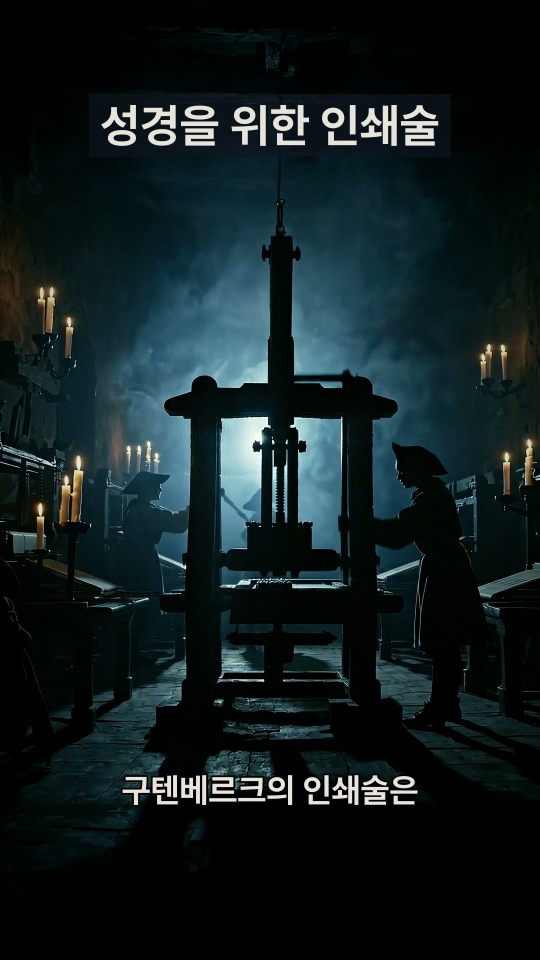
#> input picture episodes/EP007/thumbnail.jpg, 1080 x 1920 px (shown at 1/2 size)
$ python -i make_thumbnail.py   (imports and definitions only)
#> lines starting #> are read from the running program, lines starting #| are printed output that depends on the picture
#> further down, picture is the input picture: PIL image 1080x1920 RGB; mean R, G, B 18, 30.1, 32.1
#!/usr/bin/env python3
"""
make_thumbnail.py — 쇼츠 전용 썸네일 제작기

최종 영상에서 프레임을 뽑으면 번인 자막과 훅 카드가 같이 딸려 온다.
썸네일은 원본 클립(assets/clips, assets/images)에서 깨끗한 프레임을 뽑아
전용 레이아웃을 새로 얹는다.

권원은 scenes.json 의 package.thumbnail 이다:

    "package": {
      "thumbnail": {
        "source": "V01",             # 샷 id. 없으면 thumbnail_scene 이 쓰는 샷
        "t": 5.5,                    # 클립 내 초. 없으면 thumbnail_time
        "lines": ["60만 대군이", "겨울 전에 사라졌다"],   # 최대 2줄
        "accent": "겨울 전에",        # lines 안의 부분 문자열 하나만 빨강
        "kicker": "보급선의 수학"     # 상단 작은 라벨. 생략 가능
      }
    }

사용:
    python scripts/make_thumbnail.py EP011
    python scripts/make_thumbnail.py EP011 --contact          # 후보 프레임 9장
    python scripts/make_thumbnail.py EP011 --t 6.2 --lines "60만 대군이" "겨울 전에 사라졌다"
"""
from __future__ import annotations

import argparse
import json
import shutil
import subprocess
import sys
import tempfile
from pathlib import Path

from PIL import Image, ImageDraw, ImageEnhance, ImageFilter, ImageFont

ROOT = Path(__file__).resolve().parents[1]

W, H = 1080, 1920

# 바이블 §1. 어두운 사진 위에 얹히므로 ACCENT 는 한 단계 밝은 값을 쓴다.
INK_LIGHT = (240, 237, 230)
ACCENT_HI = (232, 68, 52)
KICKER_INK = (196, 188, 174)
SHADOW = (6, 9, 15)

# 쇼츠 그리드·검색 카드에서 하단 26% 는 제목/조회수 오버레이가 덮는다.
# 읽혀야 하는 것은 전부 그 위에 둔다.
TEXT_TOP = 250
TEXT_MAX_W = 940
DEAD_BOTTOM = int(H * 0.26)

_FONT_DIRS = [
    Path.home() / "AppData/Local/Microsoft/Windows/Fonts",
    Path("C:/Windows/Fonts"),
]
_FONT_NAMES = [
    "Pretendard-Black.otf",
    "Pretendard-ExtraBold.otf",
    "NanumGothicExtraBold.otf",
    "malgunbd.ttf",
]


# [79 lines left out: functions find_font, find_ffmpeg, resolve_source, grab, _paste_mask, _vgrad, not called in this run]


def grade(im: Image.Image) -> Image.Image:
    """피드에서 형태가 보이도록 대비·채도를 올린다.

    본편은 딥 네이비 저채도가 규칙이지만 썸네일은 200px 폭 그리드에서
    경쟁한다. 원본 그대로 두면 회색 사각형으로 뭉갠다.
    """
    im = ImageEnhance.Contrast(im).enhance(1.22)
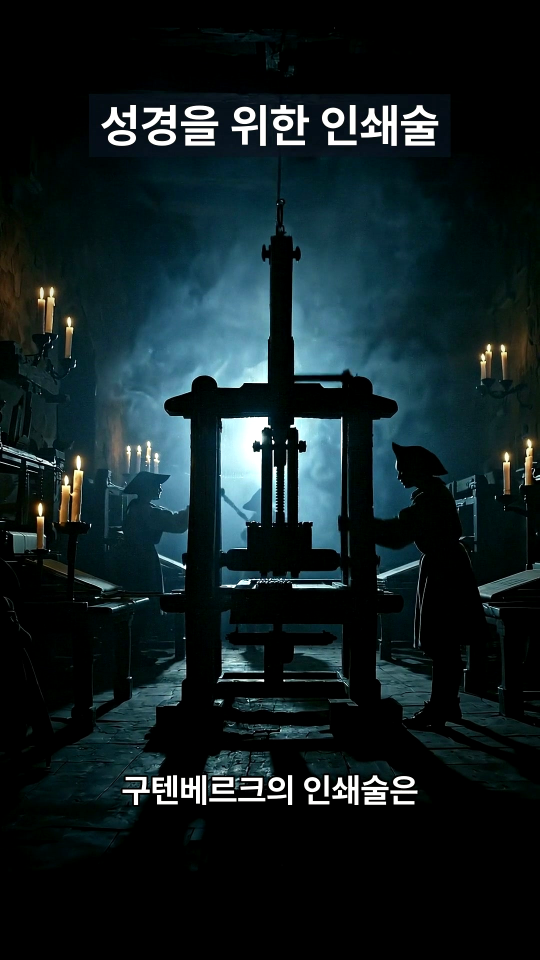
#> im: PIL image 1080x1920 RGB (shown at 1/2 size); mean R, G, B 18.5, 31.9, 34.7
    im = ImageEnhance.Color(im).enhance(1.30)
    im = ImageEnhance.Brightness(im).enhance(1.10)
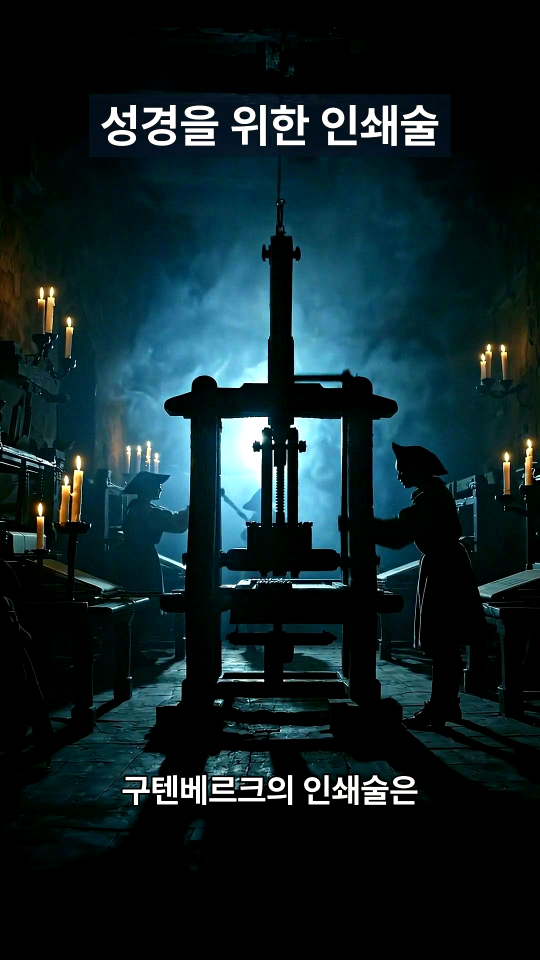
#> im: PIL image 1080x1920 RGB (shown at 1/2 size); mean R, G, B 17, 35.1, 39.2
    # 약한 언샵 — 축소됐을 때 실루엣 윤곽을 살린다
    return im.filter(ImageFilter.UnsharpMask(radius=3, percent=55, threshold=3))


# [11 lines left out: functions scrim, vignette, not called in this run]


# ------------------------------------------------------------------
# 텍스트
# ------------------------------------------------------------------
def _w(font: ImageFont.FreeTypeFont, s: str) -> int:
    b = font.getbbox(s)
    return b[2] - b[0]


# [157 lines left out: functions fit_font, draw_line, compose, auto_lines, contact_sheet, build and 1 more, not called in this run]


# [2 lines not run here, left out]

>>> from PIL import Image
>>> picture = Image.open('../episodes/EP007/thumbnail.jpg')
>>> result = grade(picture)

$ run again, on episodes/EP008/thumbnail.jpg
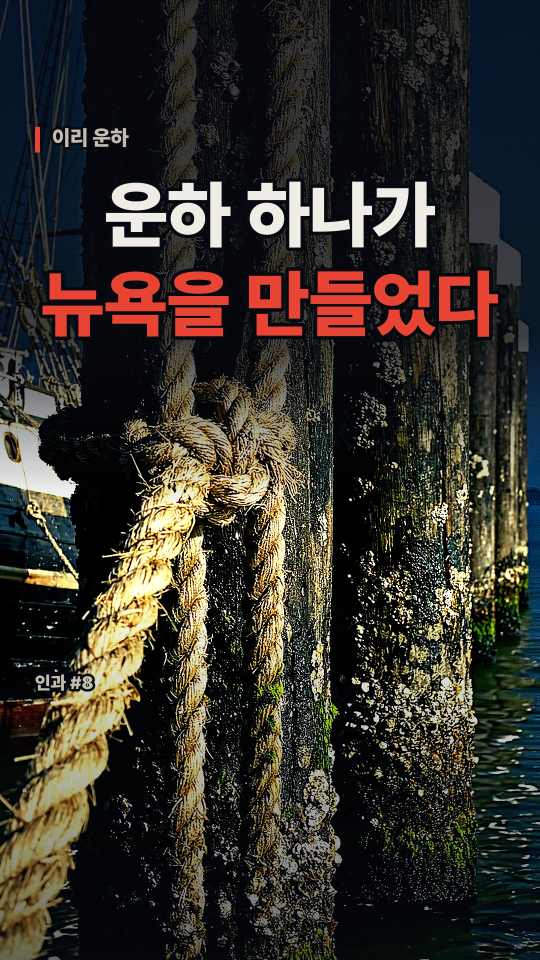
#> input picture episodes/EP008/thumbnail.jpg, 1080 x 1920 px (shown at 1/2 size)
#> picture is the input picture: PIL image 1080x1920 RGB; mean R, G, B 53.1, 49, 41.9
#> in grade, `im = ImageEnhance.Color(im).enhance(1.30)`:
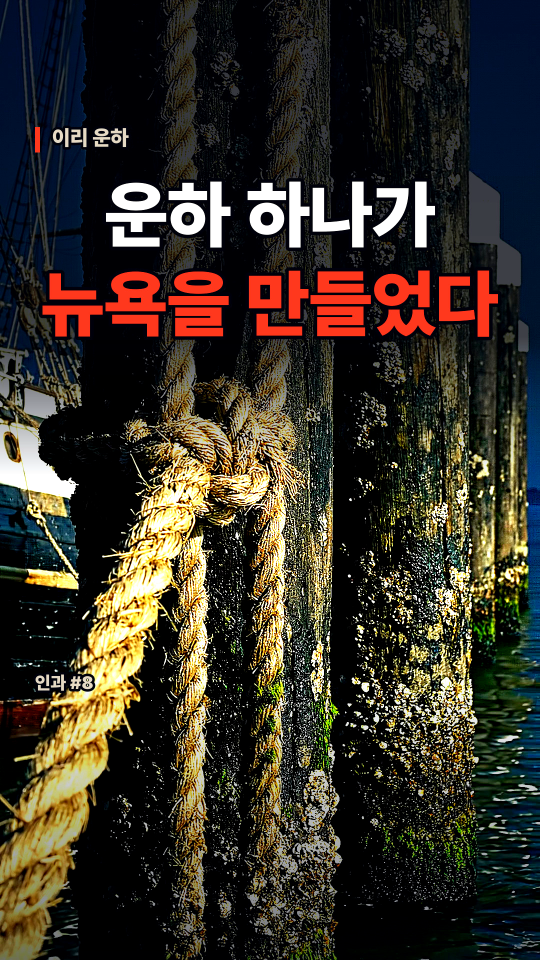
#> im: PIL image 1080x1920 RGB (shown at 1/2 size); mean R, G, B 55.3, 49.3, 38.6
#> in grade, `return im.filter(ImageFilter.UnsharpMask(radius=3, percent=55, thresho..`:
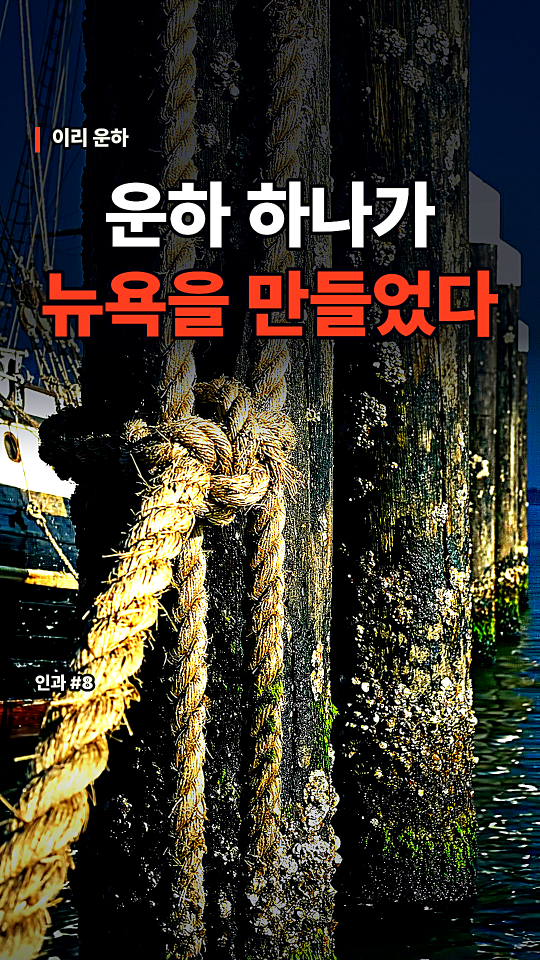
#> returned value: PIL image 1080x1920 RGB (shown at 1/2 size); mean R, G, B 60.2, 54.7, 43.5

$ run again, on episodes/EP009/thumbnail.jpg
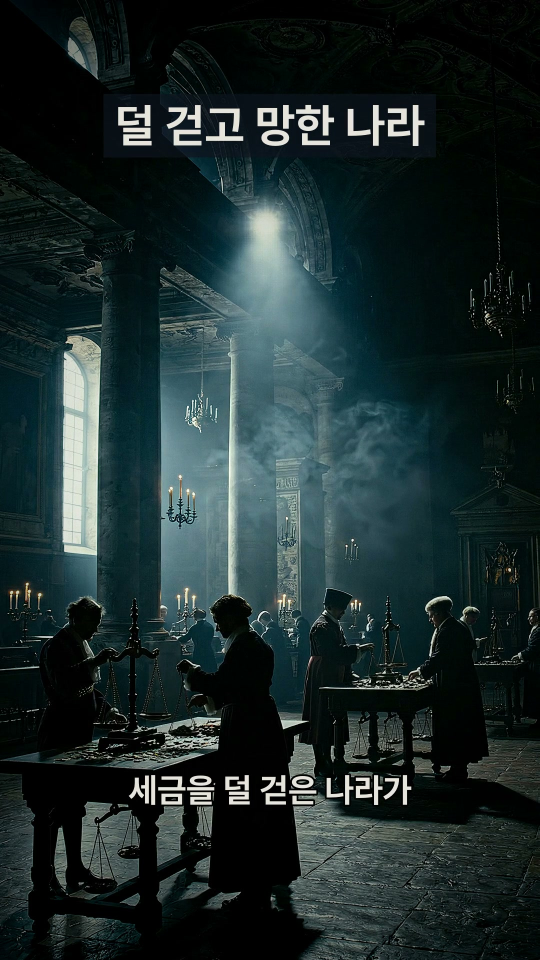
#> input picture episodes/EP009/thumbnail.jpg, 1080 x 1920 px (shown at 1/2 size)
#> picture is the input picture: PIL image 1080x1920 RGB; mean R, G, B 29.4, 43.9, 44.1
#> in grade, `im = ImageEnhance.Contrast(im).enhance(1.22)`:
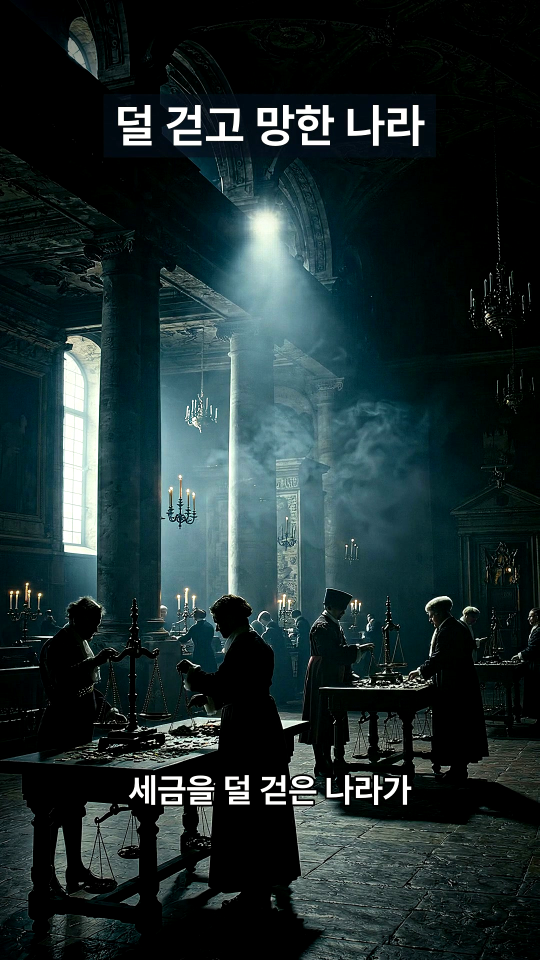
#> im: PIL image 1080x1920 RGB (shown at 1/2 size); mean R, G, B 30.4, 45.7, 46.7
#> in grade, `im = ImageEnhance.Brightness(im).enhance(1.10)`:
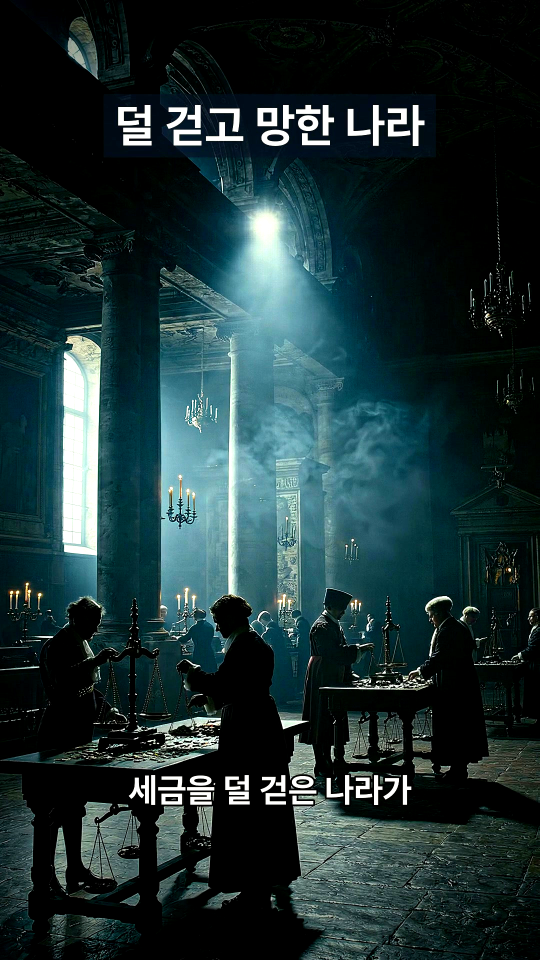
#> im: PIL image 1080x1920 RGB (shown at 1/2 size); mean R, G, B 30.1, 50.4, 52.1
